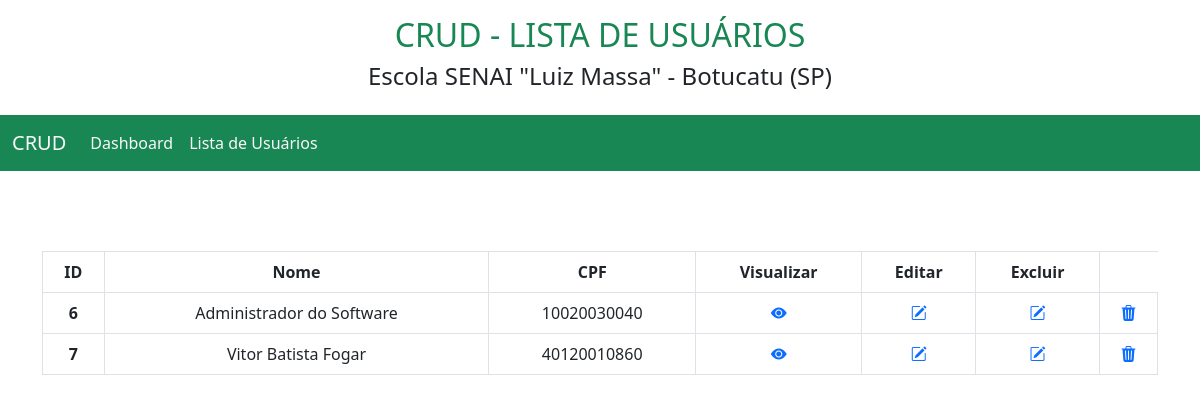
Screenshot of /CRUD/session/proccess-list-users.php with the database file from the repository.
### tables this page shows
CREATE TABLE IF NOT EXISTS `usuario` (
  `id` int(11) NOT NULL AUTO_INCREMENT,
  `nome` varchar(100) NOT NULL,
  `cpf` varchar(11) NOT NULL,
  `data_nascimento` date NOT NULL,
  `genero` char(1) DEFAULT NULL,
  `cep` varchar(8) NOT NULL,
  `logradouro` varchar(100) NOT NULL,
  `numero_residencia` varchar(10) NOT NULL,
  `complemento` varchar(50) DEFAULT NULL,
  `bairro` varchar(100) NOT NULL,
  `cidade` varchar(50) NOT NULL,
  `estado` varchar(50) NOT NULL,
  `codigo_area` varchar(5) NOT NULL,
  `numero_celular` varchar(11) NOT NULL,
  `email` varchar(50) NOT NULL,
  `senha` varchar(100) NOT NULL,
  `ativo` int(1) NOT NULL DEFAULT '1',
  PRIMARY KEY (`id`),
  UNIQUE KEY `unique_id_key` (`id`),
  UNIQUE KEY `unique_cpf_key` (`cpf`),
  UNIQUE KEY `unique_email_key` (`email`),
  KEY `index_cpf_key` (`cpf`)
);

### CRUD/session/proccess-list-users.php (the view, shortened to what this page needs)
<!doctype html>
<html lang="pt-br">
  <head>
    <link href="https://cdn.jsdelivr.net/npm/bootstrap@5.2.2/dist/css/bootstrap.min.css" rel="stylesheet">
    <link rel="stylesheet" href="https://cdn.jsdelivr.net/npm/bootstrap-icons@1.10.3/font/bootstrap-icons.css">
  </head>
  <body>
    <header class="p-3 text-center">
        <h2 class="text-uppercase text-success">CRUD - Lista de Usuários</h2>
        <h4>Escola SENAI "Luiz Massa" - Botucatu (SP)</h4>
    </header>
    <nav class="navbar navbar-expand-lg bg-success">
        <div class="container-fluid">
          <a class="navbar-brand text-light" href="#">CRUD</a>
          <div class="collapse navbar-collapse" id="navbarNavAltMarkup">
            <div class="navbar-nav">
              <a class="nav-link text-light" href="dashboard.php">Dashboard</a>
              <a class="nav-link text-light" href="listUsers.php">Lista de Usuários</a>
            </div>
          </div>
        </div>
    </nav>
    <section class="container py-5">
      <div class="row justify-content-center">
        <div class="text-center">
            <table class="table table-bordered">
                <thead>
                    <tr>
                        <th scope="col">ID</th>
                        <th scope="col">Nome</th>
                        <th scope="col">CPF</th>
                        <th scope="col">Visualizar</th>
                        <th scope="col">Editar</th>
                        <th scope="col">Excluir</th>
                    </tr>
                </thead>
                <tbody>
                  <?php
                    include("../configuration/connection.php");
                    $SQL = "SELECT id, nome, cpf FROM usuario WHERE ativo = 1;";
                    $consulta = mysqli_query($connect, $SQL);
                    if (mysqli_num_rows($consulta) > 0){
                      while ($usuario = mysqli_fetch_assoc($consulta)){
                        ?>
                        <tr>
                          <th scope="row"><?php print($usuario["id"]); ?></th>
                          <td><?php print($usuario["nome"]); ?></td>
                          <td><?php print($usuario["cpf"]); ?></td>
                          <td><a href="#"><i class="bi bi-eye-fill"></i></a></td>
                          <td><a href="form-view-user.php?id=<?php print($usuario["id"]); ?>"><i class="bi bi-pencil-square"></i></a></td>
                          <td><a href="form-edit-user.php?id=<?php print($usuario["id"]); ?>"><i class="bi bi-pencil-square"></i></a></td>
                          <td><a href="proccess-delete-user.php?id=<?php print($usuario["id"]); ?>"><i class="bi bi-trash3-fill"></i></a></td>
                        </tr>
                        <?php
                      }
                    }else{
                      print("Não existem usuários cadastrados no banco de dados.");
                      mysqli_close($connect);
                    }
                  ?>
                </tbody>
            </table>
        </div>
      </div>
    </section>
  </body>
</html>

### CRUD/configuration/connection.php (shortened to what this page needs)
<!doctype html>
<html lang="pt-br">
  <head>
    <link href="https://cdn.jsdelivr.net/npm/bootstrap@5.2.2/dist/css/bootstrap.min.css" rel="stylesheet">
  </head>
  <body>
    <header class="p-3 text-center">
    </header>
  </body>
</html>

### rows the page displays
usuario: id "6", nome "Administrador do Software", cpf "10020030040"
usuario: id "7", nome "Vitor Batista Fogar", cpf "40120010860"
